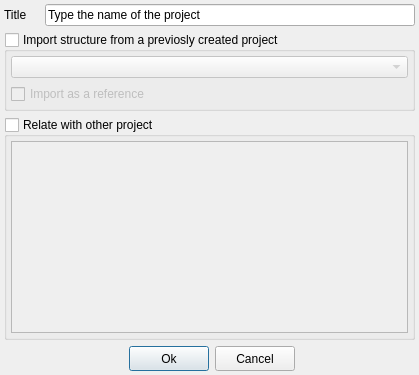
<?xml version="1.0" encoding="UTF-8"?>
<ui version="4.0">
 <class>NewProjectDialog</class>
 <widget class="QDialog" name="NewProjectDialog">
  <property name="windowModality">
   <enum>Qt::ApplicationModal</enum>
  </property>
  <property name="geometry">
   <rect>
    <x>0</x>
    <y>0</y>
    <width>420</width>
    <height>450</height>
   </rect>
  </property>
  <property name="sizePolicy">
   <sizepolicy hsizetype="Preferred" vsizetype="Preferred">
    <horstretch>0</horstretch>
    <verstretch>0</verstretch>
   </sizepolicy>
  </property>
  <property name="minimumSize">
   <size>
    <width>420</width>
    <height>0</height>
   </size>
  </property>
  <property name="maximumSize">
   <size>
    <width>420</width>
    <height>450</height>
   </size>
  </property>
  <property name="toolTip">
   <string notr="true"/>
  </property>
  <property name="statusTip">
   <string notr="true"/>
  </property>
  <property name="whatsThis">
   <string notr="true"/>
  </property>
  <property name="accessibleName">
   <string notr="true"/>
  </property>
  <property name="accessibleDescription">
   <string notr="true"/>
  </property>
  <property name="locale">
   <locale language="English" country="UnitedStates"/>
  </property>
  <property name="windowFilePath">
   <string notr="true"/>
  </property>
  <layout class="QVBoxLayout" name="verticalLayout_3">
   <property name="sizeConstraint">
    <enum>QLayout::SetFixedSize</enum>
   </property>
   <property name="margin">
    <number>4</number>
   </property>
   <item>
    <widget class="QWidget" name="widgetTitleSection" native="true">
     <property name="toolTip">
      <string/>
     </property>
     <property name="statusTip">
      <string/>
     </property>
     <property name="whatsThis">
      <string/>
     </property>
     <property name="accessibleName">
      <string/>
     </property>
     <property name="accessibleDescription">
      <string/>
     </property>
     <layout class="QHBoxLayout" name="horizontalLayout">
      <property name="margin">
       <number>0</number>
      </property>
      <item>
       <widget class="QLabel" name="lbTitle">
        <property name="minimumSize">
         <size>
          <width>35</width>
          <height>0</height>
         </size>
        </property>
        <property name="toolTip">
         <string/>
        </property>
        <property name="statusTip">
         <string/>
        </property>
        <property name="whatsThis">
         <string/>
        </property>
        <property name="accessibleName">
         <string/>
        </property>
        <property name="accessibleDescription">
         <string/>
        </property>
        <property name="text">
         <string>Title</string>
        </property>
       </widget>
      </item>
      <item>
       <widget class="QLineEdit" name="edTitle">
        <property name="minimumSize">
         <size>
          <width>370</width>
          <height>0</height>
         </size>
        </property>
        <property name="maximumSize">
         <size>
          <width>16777215</width>
          <height>16777215</height>
         </size>
        </property>
        <property name="toolTip">
         <string/>
        </property>
        <property name="statusTip">
         <string/>
        </property>
        <property name="whatsThis">
         <string/>
        </property>
        <property name="accessibleName">
         <string/>
        </property>
        <property name="accessibleDescription">
         <string/>
        </property>
        <property name="locale">
         <locale language="Spanish" country="Spain"/>
        </property>
        <property name="inputMask">
         <string/>
        </property>
        <property name="text">
         <string>Type the name of the project</string>
        </property>
        <property name="maxLength">
         <number>255</number>
        </property>
        <property name="frame">
         <bool>true</bool>
        </property>
       </widget>
      </item>
     </layout>
    </widget>
   </item>
   <item>
    <widget class="QGroupBox" name="gbImportFromExisting">
     <property name="enabled">
      <bool>true</bool>
     </property>
     <property name="minimumSize">
      <size>
       <width>0</width>
       <height>0</height>
      </size>
     </property>
     <property name="maximumSize">
      <size>
       <width>16777215</width>
       <height>16777215</height>
      </size>
     </property>
     <property name="focusPolicy">
      <enum>Qt::NoFocus</enum>
     </property>
     <property name="contextMenuPolicy">
      <enum>Qt::NoContextMenu</enum>
     </property>
     <property name="toolTip">
      <string/>
     </property>
     <property name="statusTip">
      <string/>
     </property>
     <property name="whatsThis">
      <string/>
     </property>
     <property name="accessibleName">
      <string/>
     </property>
     <property name="accessibleDescription">
      <string/>
     </property>
     <property name="title">
      <string>Import structure from a previosly created project</string>
     </property>
     <property name="checkable">
      <bool>true</bool>
     </property>
     <property name="checked">
      <bool>false</bool>
     </property>
     <layout class="QVBoxLayout" name="verticalLayout_2">
      <property name="margin">
       <number>4</number>
      </property>
      <item>
       <widget class="QComboBox" name="cbProjectsList">
        <property name="toolTip">
         <string/>
        </property>
        <property name="statusTip">
         <string/>
        </property>
        <property name="whatsThis">
         <string/>
        </property>
        <property name="accessibleName">
         <string/>
        </property>
        <property name="accessibleDescription">
         <string/>
        </property>
        <property name="sizeAdjustPolicy">
         <enum>QComboBox::AdjustToMinimumContentsLength</enum>
        </property>
       </widget>
      </item>
      <item>
       <widget class="QCheckBox" name="chkImportOnlyAsReference">
        <property name="toolTip">
         <string/>
        </property>
        <property name="statusTip">
         <string/>
        </property>
        <property name="whatsThis">
         <string/>
        </property>
        <property name="accessibleName">
         <string/>
        </property>
        <property name="accessibleDescription">
         <string/>
        </property>
        <property name="text">
         <string>Import as a reference</string>
        </property>
       </widget>
      </item>
     </layout>
    </widget>
   </item>
   <item>
    <widget class="QGroupBox" name="gbSetReferencing">
     <property name="sizePolicy">
      <sizepolicy hsizetype="Preferred" vsizetype="MinimumExpanding">
       <horstretch>0</horstretch>
       <verstretch>0</verstretch>
      </sizepolicy>
     </property>
     <property name="minimumSize">
      <size>
       <width>0</width>
       <height>0</height>
      </size>
     </property>
     <property name="maximumSize">
      <size>
       <width>16777215</width>
       <height>16777215</height>
      </size>
     </property>
     <property name="focusPolicy">
      <enum>Qt::NoFocus</enum>
     </property>
     <property name="contextMenuPolicy">
      <enum>Qt::NoContextMenu</enum>
     </property>
     <property name="toolTip">
      <string/>
     </property>
     <property name="statusTip">
      <string/>
     </property>
     <property name="whatsThis">
      <string/>
     </property>
     <property name="accessibleName">
      <string/>
     </property>
     <property name="accessibleDescription">
      <string/>
     </property>
     <property name="title">
      <string>Relate with other project</string>
     </property>
     <property name="checkable">
      <bool>true</bool>
     </property>
     <property name="checked">
      <bool>false</bool>
     </property>
     <layout class="QVBoxLayout" name="verticalLayout">
      <property name="margin">
       <number>4</number>
      </property>
      <item>
       <widget class="QTreeWidget" name="tvProjects">
        <property name="focusPolicy">
         <enum>Qt::NoFocus</enum>
        </property>
        <property name="toolTip">
         <string/>
        </property>
        <property name="statusTip">
         <string/>
        </property>
        <property name="whatsThis">
         <string/>
        </property>
        <property name="accessibleName">
         <string/>
        </property>
        <property name="accessibleDescription">
         <string/>
        </property>
        <property name="styleSheet">
         <string notr="true">QTreeView {
	show-decoration-selected: 1;
}
QTreeView::item {
	padding:3px 0px;
}</string>
        </property>
        <property name="editTriggers">
         <set>QAbstractItemView::NoEditTriggers</set>
        </property>
        <property name="showDropIndicator" stdset="0">
         <bool>false</bool>
        </property>
        <property name="selectionMode">
         <enum>QAbstractItemView::ExtendedSelection</enum>
        </property>
        <property name="selectionBehavior">
         <enum>QAbstractItemView::SelectItems</enum>
        </property>
        <property name="rootIsDecorated">
         <bool>true</bool>
        </property>
        <property name="itemsExpandable">
         <bool>true</bool>
        </property>
        <property name="headerHidden">
         <bool>true</bool>
        </property>
        <column>
         <property name="text">
          <string notr="true">1</string>
         </property>
         <property name="toolTip">
          <string notr="true"/>
         </property>
         <property name="statusTip">
          <string notr="true"/>
         </property>
         <property name="whatsThis">
          <string notr="true"/>
         </property>
        </column>
       </widget>
      </item>
     </layout>
    </widget>
   </item>
   <item>
    <widget class="QWidget" name="buttonBar" native="true">
     <property name="minimumSize">
      <size>
       <width>0</width>
       <height>0</height>
      </size>
     </property>
     <property name="maximumSize">
      <size>
       <width>16777215</width>
       <height>16777215</height>
      </size>
     </property>
     <property name="toolTip">
      <string/>
     </property>
     <property name="statusTip">
      <string/>
     </property>
     <property name="whatsThis">
      <string/>
     </property>
     <property name="accessibleName">
      <string/>
     </property>
     <property name="accessibleDescription">
      <string/>
     </property>
     <layout class="QFormLayout" name="formLayout">
      <property name="fieldGrowthPolicy">
       <enum>QFormLayout::ExpandingFieldsGrow</enum>
      </property>
      <property name="formAlignment">
       <set>Qt::AlignHCenter|Qt::AlignTop</set>
      </property>
      <property name="margin">
       <number>0</number>
      </property>
      <item row="0" column="0">
       <widget class="QPushButton" name="btnOk">
        <property name="minimumSize">
         <size>
          <width>0</width>
          <height>25</height>
         </size>
        </property>
        <property name="toolTip">
         <string/>
        </property>
        <property name="statusTip">
         <string/>
        </property>
        <property name="whatsThis">
         <string/>
        </property>
        <property name="accessibleName">
         <string/>
        </property>
        <property name="accessibleDescription">
         <string/>
        </property>
        <property name="text">
         <string>Ok</string>
        </property>
        <property name="default">
         <bool>true</bool>
        </property>
       </widget>
      </item>
      <item row="0" column="1">
       <widget class="QPushButton" name="btnCancel">
        <property name="minimumSize">
         <size>
          <width>0</width>
          <height>25</height>
         </size>
        </property>
        <property name="toolTip">
         <string/>
        </property>
        <property name="statusTip">
         <string/>
        </property>
        <property name="whatsThis">
         <string/>
        </property>
        <property name="accessibleName">
         <string/>
        </property>
        <property name="accessibleDescription">
         <string/>
        </property>
        <property name="text">
         <string>Cancel</string>
        </property>
       </widget>
      </item>
     </layout>
    </widget>
   </item>
  </layout>
 </widget>
 <resources/>
 <connections>
  <connection>
   <sender>btnCancel</sender>
   <signal>clicked()</signal>
   <receiver>NewProjectDialog</receiver>
   <slot>reject()</slot>
   <hints>
    <hint type="sourcelabel">
     <x>267</x>
     <y>436</y>
    </hint>
    <hint type="destinationlabel">
     <x>246</x>
     <y>-10</y>
    </hint>
   </hints>
  </connection>
  <connection>
   <sender>btnOk</sender>
   <signal>clicked()</signal>
   <receiver>NewProjectDialog</receiver>
   <slot>accept()</slot>
   <hints>
    <hint type="sourcelabel">
     <x>181</x>
     <y>431</y>
    </hint>
    <hint type="destinationlabel">
     <x>161</x>
     <y>-10</y>
    </hint>
   </hints>
  </connection>
 </connections>
</ui>
